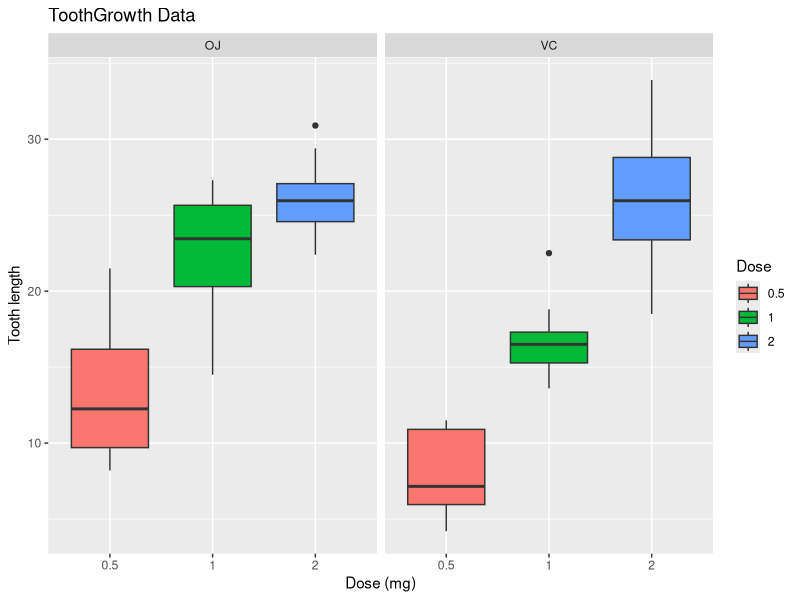
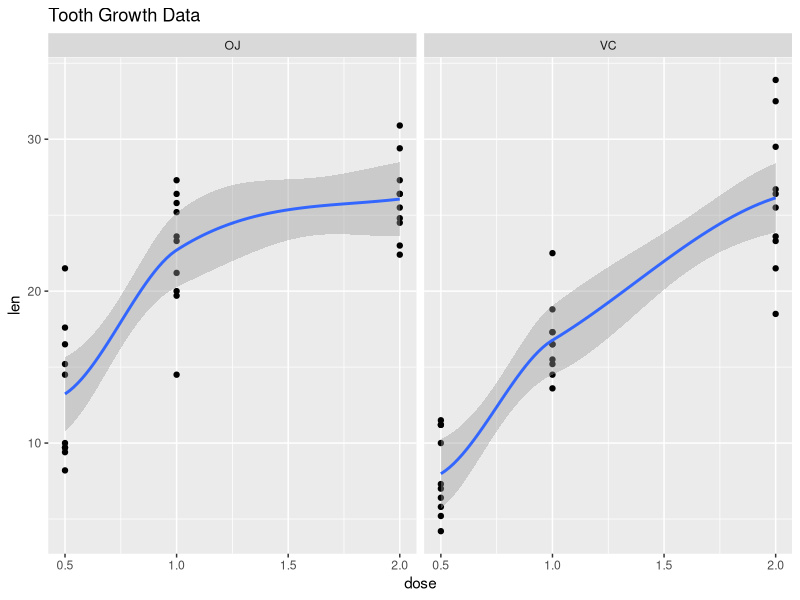

These charts were generated, in order, by the following R code: (Note: this script raises an error after producing the figures.)
## ---- chunk 1
library(ggplot2)
ggplot(ToothGrowth, aes(x=as.factor(dose), y=len, fill=as.factor(dose)))+geom_boxplot()+facet_grid(.~supp)+ggtitle("ToothGrowth Data") + xlab("Dose (mg)") + ylab("Tooth length") + guides(fill=guide_legend(title="Dose"))
 

g<-qplot(dose,len,data=ToothGrowth,facets= . ~ supp,geom=c("point","smooth"),method="loess")
g <- g + labs(title="Tooth Growth Data")
print(g)
## ---- chunk 2
summary(ToothGrowth)
## ---- chunk 3
summary(ToothGrowth[ToothGrowth$supp=="OJ",]$len)
## ---- chunk 4
summary(ToothGrowth[ToothGrowth$supp=="VC",]$len)
## ---- chunk 5
#confidence of VC versus OJ

t.test(len ~ supp,data=ToothGrowth,paired=FALSE,var.equal=TRUE)
## ---- chunk 6
#confidence of VC versus OJ
t.test(len ~ supp,data=ToothGrowth,paired=FALSE,var.equal=FALSE)
## ---- chunk 7
OJ_VC_2<-t.test(len ~ supp,data=ToothGrowth[ToothGrowth$dose==2,],paired=FALSE,var.equal=TRUE)$conf
OJ_VC_1<-t.test(len ~ supp,data=ToothGrowth[ToothGrowth$dose==1,],paired=FALSE,var.equal=TRUE)$conf
OJ_VC_.5<-t.test(len ~ supp,data=ToothGrowth[ToothGrowth$dose==0.5,],paired=FALSE,var.equal=TRUE)$conf
cbind(OJ_VC_2,OJ_VC_1,OJ_VC_.5)



## ---- chunk 8
#confidence of Increasing doses
t.test(len ~ dose,data=ToothGrowth[ToothGrowth$dose!=.5,],paired=FALSE,var.equal=TRUE)
t.test(len ~ dose,data=ToothGrowth[ToothGrowth$dose != 1,],paired=FALSE,var.equal=TRUE)
t.test(len ~ dose,data=ToothGrowth[ToothGrowth$dose != 2,],paired=FALSE,var.equal=TRUE)


